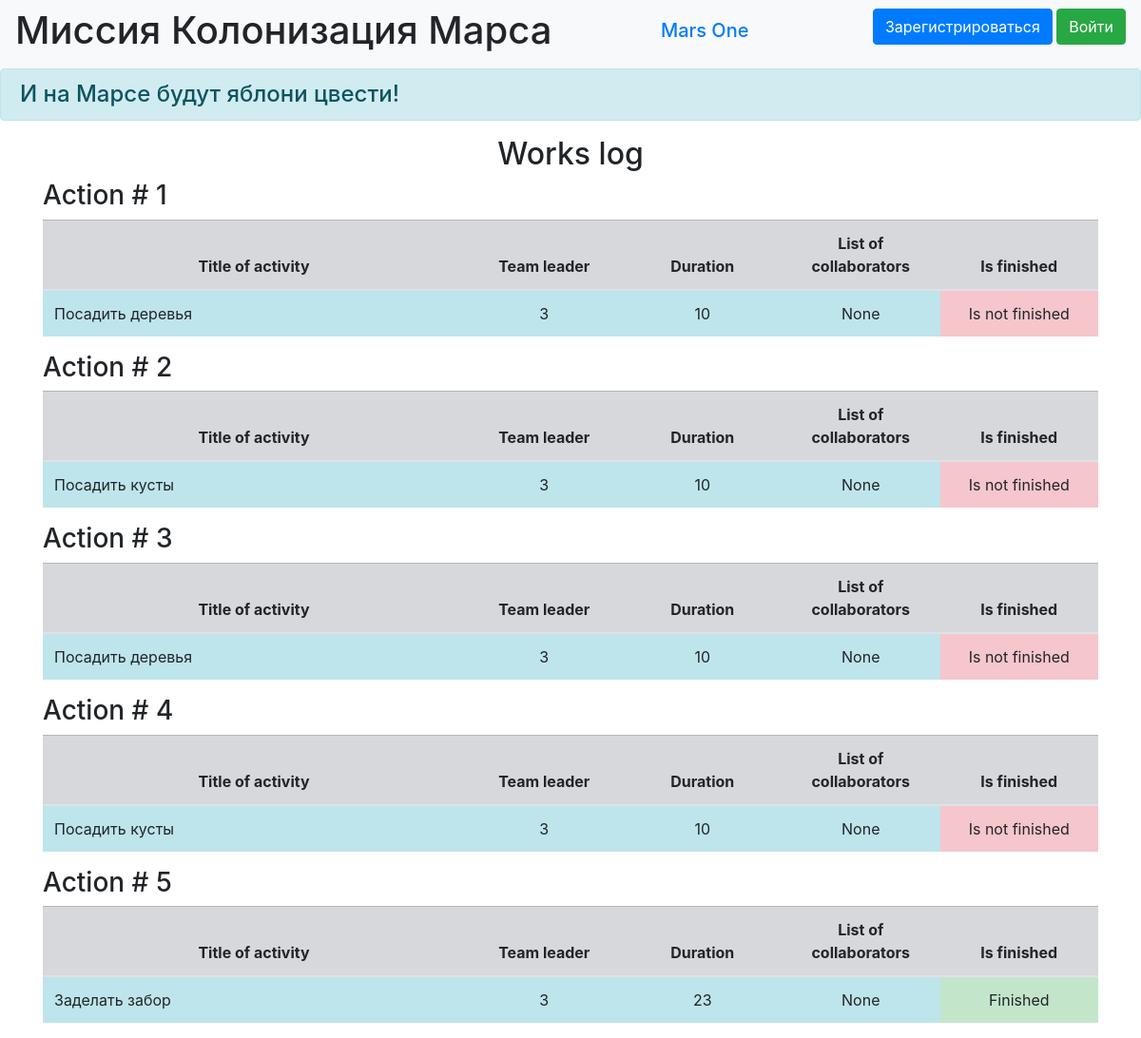
The page /index on the database as committed earlier.
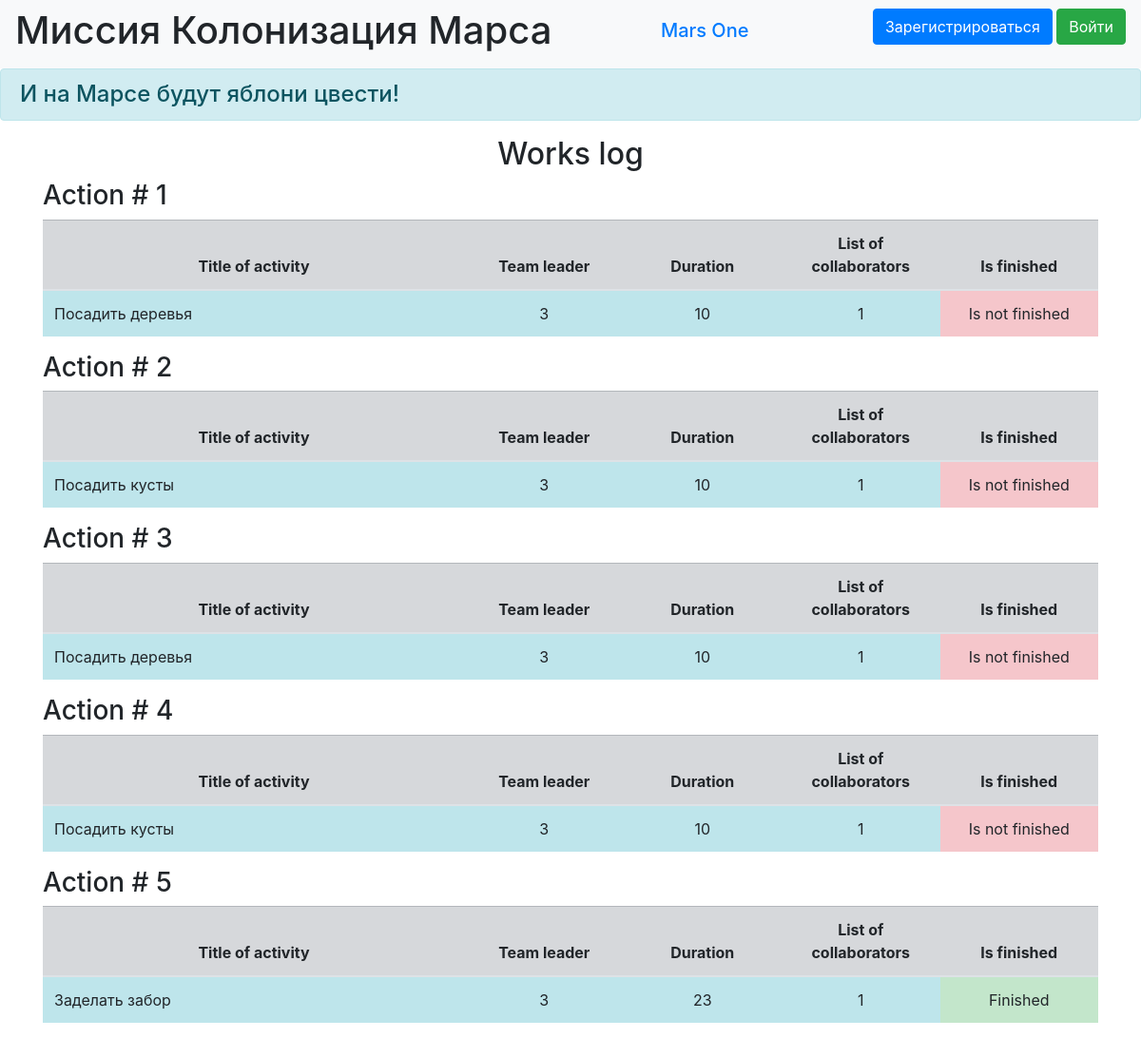
The same page on the database as committed later.
### mars/data/jobs.py (models this page shows)
class Jobs(SqlAlchemyBase):
    __tablename__ = 'jobs'
    id = sqlalchemy.Column(sqlalchemy.Integer,
                           primary_key=True, autoincrement=True)
    team_leader = sqlalchemy.Column(sqlalchemy.Integer,
                                    sqlalchemy.ForeignKey("users.id"))
    job = sqlalchemy.Column(sqlalchemy.String, nullable=True)
    work_size = sqlalchemy.Column(sqlalchemy.String, nullable=True)
    collaboratos = sqlalchemy.Column(sqlalchemy.String, nullable=True)
    start_date = sqlalchemy.Column(sqlalchemy.DateTime,
                                   default=datetime.datetime.now)
    end_date = sqlalchemy.Column(sqlalchemy.DateTime,
                                 default=datetime.datetime.now)
    is_finished = sqlalchemy.Column(sqlalchemy.Boolean, default=True)
    user = orm.relationship("User")

### mars/main.py (the view)
@app.route('/')
@app.route('/index')
def index():
    db_sess = db_session.create_session()
    jobs = db_sess.query(Jobs).all()
    return render_template('jobs.html', jobs=jobs)

### mars/data/db_session.py (called while the page is built)
def create_session() -> Session:
    global __factory
    return __factory()

### mars/templates/jobs.html
{% extends "base.html" %}
{% block content %}
<h2>Works log</h2>
{% for item in jobs %}
<h3>Action # {{item.id}}</h3>
<table class="table">
  <thead>
    <tr class="table-secondary cell-1">
      <th scope="col" width="40%">Title of activity</th>
      <th scope="col" width="15%">Team leader</th>
      <th scope="col" width="15%">Duration</th>
      <th scope="col" width="15%">List of collaborators</th>
      <th scope="col" width="15%">Is finished</th>
    </tr>
  </thead>
  <tbody>
    <tr>
      <td scope="row" class="table-info">{{item.job}}</td>
      <td class="table-info" align="center">{{item.team_leader}}</td>
      <td class="table-info" align="center">{{item.work_size}}</td>
      <td class="table-info" align="center">{{item.collaboratos}}</td>
      {% if item.is_finished%}
      <td class="table-success" align="center">Finished</td>
      {% else %}
      <td class="table-danger" align="center">Is not finished</td>
      {% endif %}
    </tr>
  </tbody>
</table>
{% endfor %}
{% endblock %}

### mars/templates/base.html (shortened to what this page needs)
<!doctype html>
<html lang="en">
<head>
    <link rel="stylesheet"
          href="https://stackpath.bootstrapcdn.com/bootstrap/4.4.1/css/bootstrap.min.css"
>
    <link rel="stylesheet" type="text/css" href="../static/css/style.css" />
</head>
<body>
<header>
    <nav class="navbar navbar-light bg-light">
        <h1 class="muted-text">Миссия Колонизация Марса</h1>
        <h1 class="navbar-brand"><a href="#">Mars One</a></h1>
        {% if current_user.is_authenticated %}
    <a class="navbar-brand" href="/logout">{{ current_user.name }}</a>
{% else %}
    <p>
        <a class="btn btn-primary " href="/register">Зарегистрироваться</a>
        <a class="btn btn-success" href="/login">Войти</a>
    </p>
{% endif %}
    </nav>
    <h4 class="alert alert-info">И на Марсе будут яблони цвести!</h4>
</header>
<main role="main" class="container">
    {% block content %}{% endblock %}
</main>
</body>
</html>

### mars/static/css/style.css (style rules this page uses)
th, center-text { text-align: center; vertical-align: middle; }
h2 { text-align: center; }
.cell-1 { vertical-align: middle; }

Rows that differ between the two databases and show on the page:
changed Jobs id 1: collaboratos "None" → "1"
changed Jobs id 2: collaboratos "None" → "1"
changed Jobs id 3: collaboratos "None" → "1"
changed Jobs id 4: collaboratos "None" → "1"
changed Jobs "Заделать забор": collaboratos "None" → "1"
